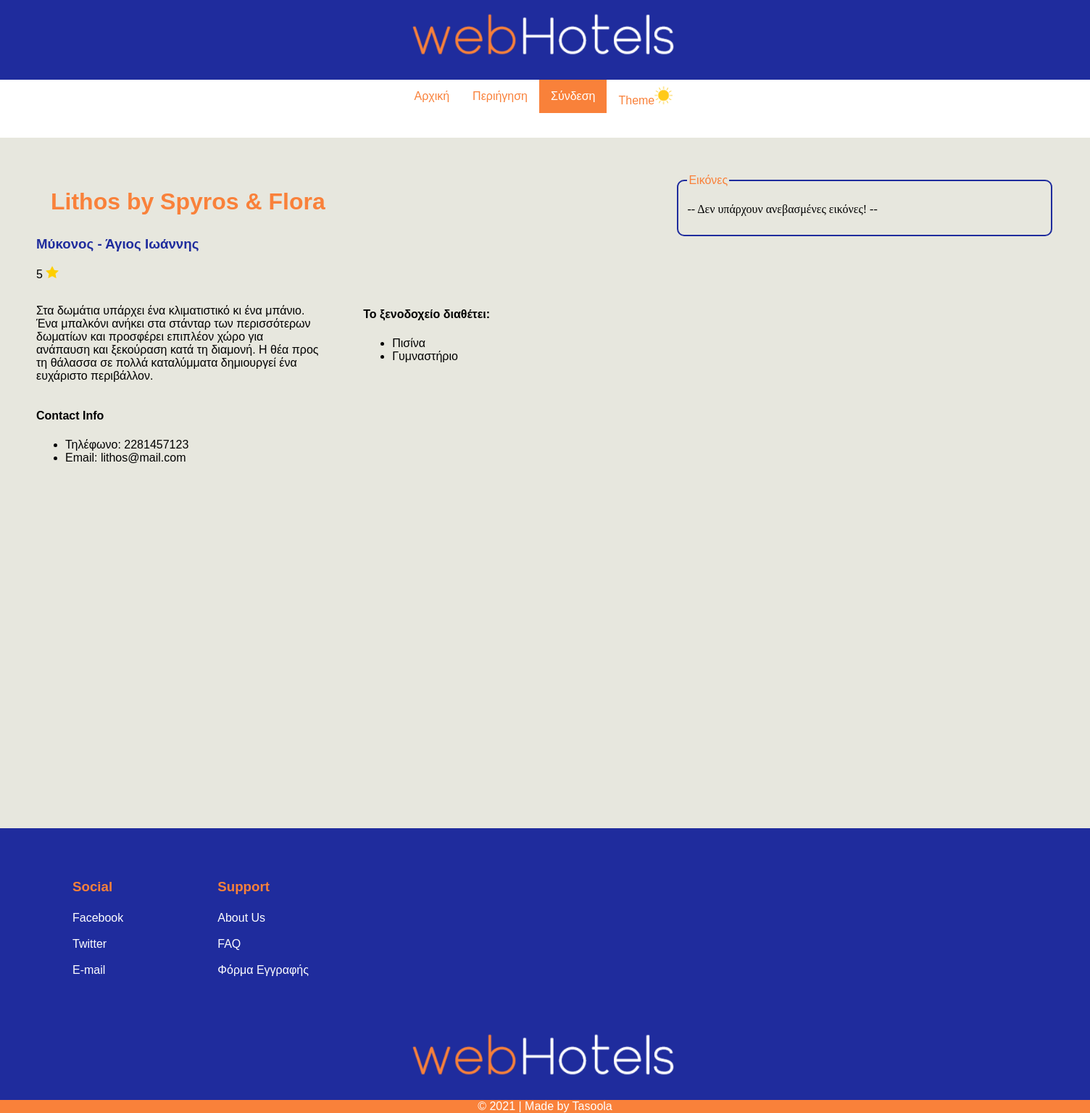
Page /hotel-info-page.php?viewMode=search&srhotelid=6 on the committed database.
### tables this page shows
CREATE TABLE IF NOT EXISTS `hotels` (
  `hotelid` int(10) UNSIGNED NOT NULL AUTO_INCREMENT,
  `businessTitle` varchar(100) NOT NULL,
  `location` varchar(50) NOT NULL,
  `address` varchar(100) NOT NULL,
  `telephoneNum` varchar(15) NOT NULL,
  `roomsAvailable` int(11) DEFAULT NULL,
  `equipment` set('Πισίνα','Εστιατόριο-Μπαρ','Κινηματογράφος','Γυμναστήριο','Παιδικές Δραστηριότητες') DEFAULT NULL,
  `rating` enum('1','2','3','4','5') DEFAULT NULL,
  `businessEmail` varchar(80) DEFAULT NULL,
  `longitude` double DEFAULT NULL,
  `latitude` double DEFAULT NULL,
  `description` text,
  `username_FK` varbinary(30) DEFAULT NULL,
  PRIMARY KEY (`hotelid`),
  KEY `username_fk` (`username_FK`)
);

### hotel-info-page.php (the view, shortened to what this page needs)
<?php
    require('db-parameters.php');
    if ( $_GET['viewMode'] == 'search' ) {
        $viewMode = 'search';
    } elseif ( $_GET['viewMode'] == 'user' ) {
        $viewMode = 'user';
    } else {
        header("Location: search-page.php?msg=ModeError");
    }
    if ( !isset($_GET['srhotelid']) ) {
        header("Location: search-page.php?msg=Ανύπαρκτο ID.");
        exit();
    } else {
        $srhotelid = $_GET['srhotelid'];
        try {
            $pdoObject = new PDO("mysql:host=$dbhost;dbname=$dbname;", $dbuser, $dbpass);
            $pdoObject -> exec('set names utf8');
            $pdoObject->setAttribute(PDO::ATTR_ERRMODE, PDO::ERRMODE_WARNING);
            $sql = "SELECT * FROM hotels WHERE hotelid=:hotelid";
            $statement = $pdoObject -> prepare($sql);
            $statement->execute( array(':hotelid'=>$srhotelid));
            if ( $record = $statement -> fetch() ) {
                $hotelid = $record['hotelid'];
                $hotelname = $record['businessTitle'];
                $location = $record['location'];
                $address = $record['address'];
                $phoneNum = $record['telephoneNum'];
                $rating = $record['rating'];
                $equipment_ckecked = array('','','','','');
                $check = explode(",", $record['equipment'] );
                $i = 0;
                foreach ( $check as $ec ) {
                    $equipment_ckecked[$i] = $ec;
                    $i++;
                }
                $equipments = array( 'Πισίνα','Εστιατόριο-Μπαρ','Κινηματογράφος','Γυμναστήριο','Παιδικές Δραστηριότητες' );
                $businessEmail = $record['businessEmail'];
                $descr = $record['description'];
            } else $record_exists = false;
        } catch ( PDOException $e ) {
            header('Location: search-page.php?msg=PDO Exception:'.$e->getMessage());
            exit();
        }
    }
?>
<?php
  require('header.php');
?>
    <main id="main">
        <div class="hotel-info-page-wrap" id="hotel-info-page-wrap">
            <div class="info-container">
                <?php if ( $viewMode == 'user' ) { ?>
                    <h1> <?php echo $hotelname; ?> <a href="reg-dualform.php"><img src="images/pencil.png" style="width:25px;"/></a></h1>
                <?php } else { ?>
                    <h1> <?php echo $hotelname; ?> </h1>
                <?php } ?>
                <h3> <?php echo $location; ?> - <?php echo $address; ?> </h3>
                <p> <?php echo $rating; ?> <img src="images/star.png" style="width:18px;"/> </p>
                <div class="descr-list">
                    <?php if ( $descr != "" ) { ?>
                        <div class="descr"> <p> <?php echo $descr ?> </p> </div>
                    <?php } ?>
                    <div class="list">
                        <h4> Το ξενοδοχείο διαθέτει: </h4>
                        <ul>
                        <?php foreach ( $equipments as $eq ) {
                            if( $eq == $equipment_ckecked[0] || $eq == $equipment_ckecked[1] || $eq == $equipment_ckecked[2] ||
                                $eq == $equipment_ckecked[3] || $eq == $equipment_ckecked[4]  ) { ?>
                                <li> <?php echo $eq ?> </li>
                        <?php } } ?>
                        </ul>
                    </div>
                </div>
                <div class="hotel-contact-info">
                    <h4> Contact Info </h4>
                    <ul>
                        <li> Τηλέφωνο: <?php echo $phoneNum ?> </li>
                        <li> Email: <?php echo $businessEmail ?> </li>
                    </ul>
                </div>
                <br><br>
                <div id="map"></div>
            </div>
            <div class="gallery-container">
                <fieldset id="gallery-container">
                    <legend>Eικόνες</legend>
                    <?php
                        if ( is_dir( 'uploaded-pictures/'.$hotelid ) ) {
                            $fileArray= scandir('uploaded-pictures/'.$hotelid);
                            $filesInFolder= count($fileArray);
                            if ( $filesInFolder>2 ) {
                                for ($i=2; $i<=$filesInFolder-1;  $i++) {
                                    if (!is_dir('uploaded-pictures/'.$hotelid.'/'.$fileArray[$i])) {
                                        $descr = getImageDescr('uploaded-pictures/'.$hotelid.'/'.$fileArray[$i]);
                                        if ( $viewMode == 'user' ) {
                                            echo "  <div class=\"thumbnail-container\">
                                                        <a href='uploaded-pictures/".$hotelid."/".$fileArray[$i]."'>
                                                            <img class=\"gallery-images\" src=\"uploaded-pictures/".$hotelid."/".$fileArray[$i]."\" alt=\"".$descr."\"/>
                                                        </a> <br>
                                                        <div class=\"overlay\">
                                                            <a href='del-image.php?file=uploaded-pictures/".$hotelid."/".$fileArray[$i]."'>
                                                                <img style=\"width:30px;\" src=\"images/delete.png\"/>
                                                            </a>".$descr."
                                                        </div>
                                                    </div>
                                                ";
                                        } else {
                                            echo "  <div class=\"thumbnail-container\">
                                                        <a href='uploaded-pictures/".$hotelid."/".$fileArray[$i]."'>
                                                            <img class=\"gallery-images\" src=\"uploaded-pictures/".$hotelid."/".$fileArray[$i]."\" alt=\"".$descr."\"/>
                                                        </a>
                                                        <div class=\"overlay\">
                                                            ".$descr."
                                                        </div> <br>
                                                    </div>
                                                ";
                                        }
                                    }
                                }
                            } else {
                                echo '<p>-- Δεν υπάρχουν ανεβασμένες εικόνες! --</p>';
                            }
                        }  else {
                            echo '<p>-- Δεν υπάρχουν ανεβασμένες εικόνες! --</p>';
                        }
                    ?>
                </fieldset>
            </div>
        </div>
    </main>
<?php require('footer.php'); ?>

### style.css (style rules this page uses)
body { margin:0; position:relative; z-index:-2; }
main { background-color: #E7E7DE; }
.list { padding-left: 60px; }
main { width:100%; float:left; }
main h1 { color:#1F2C9D; padding: 40px 40px 0 40px; margin: 0 10px; font-family:'Trebuchet MS', 'Lucida Sans Unicode', 'Lucida Grande', 'Lucida Sans', Arial, sans-serif; }
.hotel-info-page-wrap { display: flex; }
.info-container { width:60%; font-family: 'Trebuchet MS', 'Lucida Sans Unicode', 'Lucida Grande', 'Lucida Sans', Arial, sans-serif; padding:20px; margin:30px; }
.info-container h1 { color:#F9813A; padding: 10px; margin:10px; }
.info-container h3 { color: #1F2C9D; }
.descr-list { display: flex; }
.descr-list .descr { width:50%; }
.gallery-container { width:40%; margin:50px; }
#map { height: 400px; width: 100%; }
fieldset { border: 2px solid #1F2C9D; border-radius: 10px; }
legend { color:#F9813A; font-family: 'Trebuchet MS', 'Lucida Sans Unicode', 'Lucida Grande', 'Lucida Sans', Arial, sans-serif; }
#gallery-container { display: block ruby; }

### rows in the picture
hotels: businessTitle "Lithos by Spyros & Flora", location "Μύκονος", address "Άγιος Ιωάννης", rating "5", description "Στα δωμάτια υπάρχει ένα κλιματιστικό κι ένα μπάνιο. Ένα μπαλκόνι ανήκει στα στάνταρ των περισσότερων δωματίων και προσφέρει επιπλέον χώρο για ανάπαυση και ξεκούραση κατά τη διαμονή. Η θέα προς τη θάλασσα σε πολλά καταλύμματα δημιουργεί ένα ευχάριστο περιβάλλον.", telephoneNum "2281457123", businessEmail "lithos@mail.com"

### other values in the picture
$eq "Πισίνα"
$eq "Γυμναστήριο"
